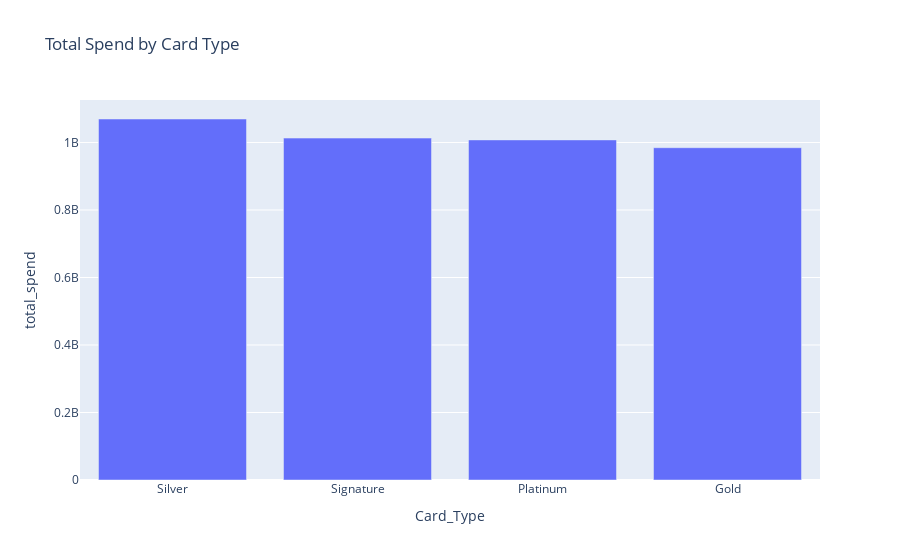

Notebook cell for this chart:
### Markdown cell above
Spend by Card Type

### Code cell
card_overview = (
    df.groupby("Card_Type")
      .agg(total_spend=("Amount","sum"),
     txns=("Amount","size"),
     avg_ticket=("Amount","mean"))
      .reset_index()
      .sort_values("total_spend", ascending=False))
card_overview

px.bar(card_overview, x="Card_Type", y="total_spend",
       hover_data=["txns","avg_ticket"],
       title="Total Spend by Card Type")

### Figure 1 — Plotly figure (JSON) as saved in the notebook; plotly's stock layout.template omitted (floating-point values rounded to 4 significant figures)
{"data": [{"customdata": [[6840.0, 156400.0], [6447.0, 157100.0], [6398.0, 157500.0], [6367.0, 154600.0]], "hovertemplate": "Card_Type=%{x}<br>total_spend=%{y}<br>txns=%{customdata[0]}<br>avg_ticket=%{customdata[1]}<extra></extra>", "legendgroup": "", "marker": {"color": "#636efa", "pattern": {"shape": ""}}, "name": "", "orientation": "v", "showlegend": false, "textposition": "auto", "type": "bar", "x": ["Silver", "Signature", "Platinum", "Gold"], "xaxis": "x", "y": [1069613713, 1013041105, 1007639019, 984539536], "yaxis": "y"}], "layout": {"barmode": "relative", "legend": {"tracegroupgap": 0}, "title": {"text": "Total Spend by Card Type"}, "xaxis": {"anchor": "y", "domain": [0, 1], "title": {"text": "Card_Type"}}, "yaxis": {"anchor": "x", "domain": [0, 1], "title": {"text": "total_spend"}}}}
